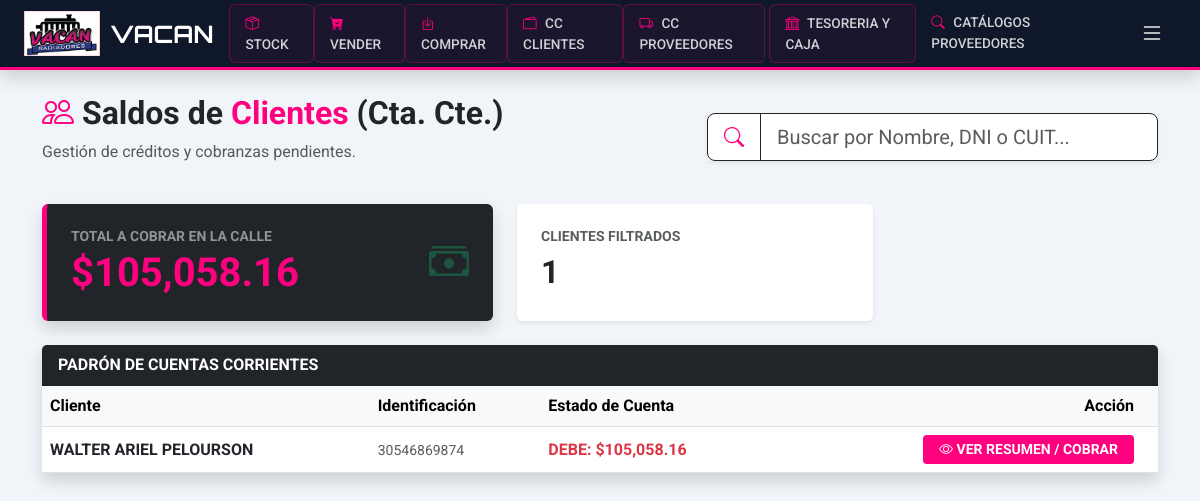
Page /admin/cta-cte (signed in) on the committed database.
### app/models.py (models this page shows)
class Cliente(db.Model):
    id = db.Column(db.Integer, primary_key=True)
    razon_social = db.Column(db.String(150), nullable=False)
    cuit = db.Column(db.String(20), unique=True)
    condicion_iva = db.Column(db.String(50))
    direccion = db.Column(db.String(200))
    localidad = db.Column(db.String(100))
    provincia = db.Column(db.String(100))
    telefono = db.Column(db.String(50))
    email = db.Column(db.String(100))
    iibb = db.Column(db.String(50))
    activo = db.Column(db.Boolean, default=True)
    ventas = db.relationship('Venta', back_populates='cliente')
    movimientos_cta = db.relationship('MovimientoCtaCte', back_populates='cliente')

### app/routes/admin.py (the view)
@admin_bp.route('/cta-cte')
@login_required
@roles_required('admin', 'superadmin')
def lista_cta_cte():
    saldos = []
    total_global_sucursal = 0
    if current_user.rol == 'admin':
        clientes = Cliente.query.join(MovimientoCtaCte).filter(
            MovimientoCtaCte.sucursal_id == current_user.sucursal_id
        ).distinct().all()
    else:
        clientes = Cliente.query.all()
    for c in clientes:
        query_m = MovimientoCtaCte.query.filter_by(cliente_id=c.id)
        if current_user.rol == 'admin':
            query_m = query_m.filter_by(sucursal_id=current_user.sucursal_id)
        saldo_individual = db.session.query(func.sum(MovimientoCtaCte.monto)).filter(
            MovimientoCtaCte.id.in_([m.id for m in query_m.all()])
        ).scalar() or 0
        if saldo_individual != 0:
            saldos.append({
                'id': c.id,
                'razon_social': c.razon_social,
                'cuit': c.cuit,
                'saldo': saldo_individual
            })
            if saldo_individual > 0:
                total_global_sucursal += saldo_individual
    return render_template('admin/cta_cte_lista.html',
                           saldos=saldos,
                           total_global=total_global_sucursal)

### app/__init__.py (called while the page is built)
def create_app():
    app = Flask(__name__)
    app.config.from_object(Config)
    db.init_app(app)
    migrate.init_app(app, db, render_as_batch=True)
    login_manager.init_app(app)
    login_manager.login_view = 'auth.login'
    login_manager.login_message = "Por favor, inicia sesión para acceder al sistema Vacan."
    login_manager.login_message_category = "info"
    from .models import Usuario
    @login_manager.user_loader
    def load_user(user_id):
        return Usuario.query.get(int(user_id))
    from .routes.main import main_bp
    from .routes.inventory import inventory_bp
    from .routes.auth import auth_bp
    from .routes.admin import admin_bp
    app.register_blueprint(main_bp)
    app.register_blueprint(inventory_bp)
    app.register_blueprint(auth_bp)
    app.register_blueprint(admin_bp)
    return app

### app/utils/security.py (called while the page is built)
def roles_required(*roles):
    def decorator(f):
        @wraps(f)
        def decorated_function(*args, **kwargs):
            if not current_user.is_authenticated or current_user.rol not in roles:
                flash("No tienes permiso para acceder a esta sección.", "danger")
                return redirect(url_for('inventory.index'))
            return f(*args, **kwargs)
        return decorated_function
    return decorator

### app/templates/admin/cta_cte_lista.html (shortened to what this page needs)
{% extends 'base.html' %}
{% block content %}
<div class="row mb-4 align-items-center">
    <div class="col-md-7">
        <h2 class="fw-bold"><i class="bi bi-people text-pink"></i> Saldos de <span class="text-pink">Clientes</span> (Cta. Cte.)</h2>
        <p class="text-muted">Gestión de créditos y cobranzas pendientes.</p>
    </div>
    <div class="col-md-5">
        <div class="input-group input-group-lg shadow-sm">
            <span class="input-group-text bg-white border-dark"><i class="bi bi-search text-pink"></i></span>
            <input type="text" id="cliSearch" class="form-control border-dark" placeholder="Buscar por Nombre, DNI o CUIT...">
        </div>
    </div>
</div>
<div class="row mb-4">
    <div class="col-md-5">
        <div class="card bg-dark text-white shadow border-0" style="border-left: 5px solid var(--vacan-pink) !important;">
            <div class="card-body p-4 d-flex justify-content-between align-items-center">
                <div>
                    <h6 class="text-white-50 small text-uppercase fw-bold mb-1">Total a Cobrar en la Calle</h6>
                    <h1 class="fw-bold mb-0 text-pink">${{ "{:,.2f}".format(total_global or 0) }}</h1>
                </div>
                <div class="text-end">
                    <i class="bi bi-cash-stack fs-1 text-success opacity-50"></i>
                </div>
            </div>
        </div>
    </div>
    <div class="col-md-4">
        <div class="card bg-white shadow-sm border-0 p-4 h-100">
            <h6 class="text-muted small text-uppercase fw-bold">Clientes Filtrados</h6>
            <h2 class="fw-bold mb-0 text-dark" id="countCli">{{ saldos|length }}</h2>
        </div>
    </div>
</div>
<div class="card shadow border-0">
    <div class="card-header bg-dark text-white fw-bold">PADRÓN DE CUENTAS CORRIENTES</div>
    <div class="card-body p-0">
        <div class="table-responsive">
            <table class="table table-hover align-middle mb-0">
                <thead class="table-light">
                    <tr>
                        <th>Cliente</th>
                        <th>Identificación</th>
                        <th>Estado de Cuenta</th>
                        <th class="text-end px-4">Acción</th>
                    </tr>
                </thead>
                <tbody id="tableCli">
                    {% for s in saldos %}
                    <tr class="cli-row" data-info="{{ s.razon_social|lower }} {{ s.cuit|replace('-', '') if s.cuit else '' }}">
                        <td><strong>{{ s.razon_social }}</strong></td>
                        <td><small class="text-muted">{{ s.cuit or 'S/D' }}</small></td>
                        <td>
                            {% if s.saldo > 0 %}
                                <span class="text-danger fw-bold">DEBE: ${{ "{:,.2f}".format(s.saldo) }}</span>
                            {% else %}
                                <span class="text-success fw-bold">A FAVOR: ${{ "{:,.2f}".format(s.saldo|abs) }}</span>
                            {% endif %}
                        </td>
                        <td class="text-end px-4">
                            <a href="{{ url_for('admin.detalle_cta_cte', cliente_id=s.id) }}" class="btn btn-sm btn-pink fw-bold px-3">
                                <i class="bi bi-eye"></i> VER RESUMEN / COBRAR
                            </a>
                        </td>
                    </tr>
                    {% else %}
                    <tr><td colspan="4" class="text-center py-5 text-muted">No hay clientes con movimientos de cuenta corriente.</td></tr>
                    {% endfor %}
                </tbody>
            </table>
        </div>
    </div>
</div>
{% endblock %}

### app/templates/base.html (style rules this page uses)
:root { --vacan-blue: #0f172a; --vacan-pink: #ff007f; --vacan-dark-hover: #1e293b; }
body { background-color: #f1f5f9; font-family: 'Roboto', sans-serif; padding-top: 70px; }

### app/templates/admin/cta_cte_lista.html (style rules this page uses)
.btn-pink { background-color: var(--vacan-pink); color: white; border: none; transition: 0.3s; }
.text-pink { color: var(--vacan-pink) !important; }

### rows in the picture
Cliente: razon_social "WALTER ARIEL PELOURSON", cuit "30546869874", saldo "105,058.16"

### other values in the picture
{{ "{:,.2f}".format(total_global or 0) }} "105,058.16"
{{ saldos|length }} "1"
